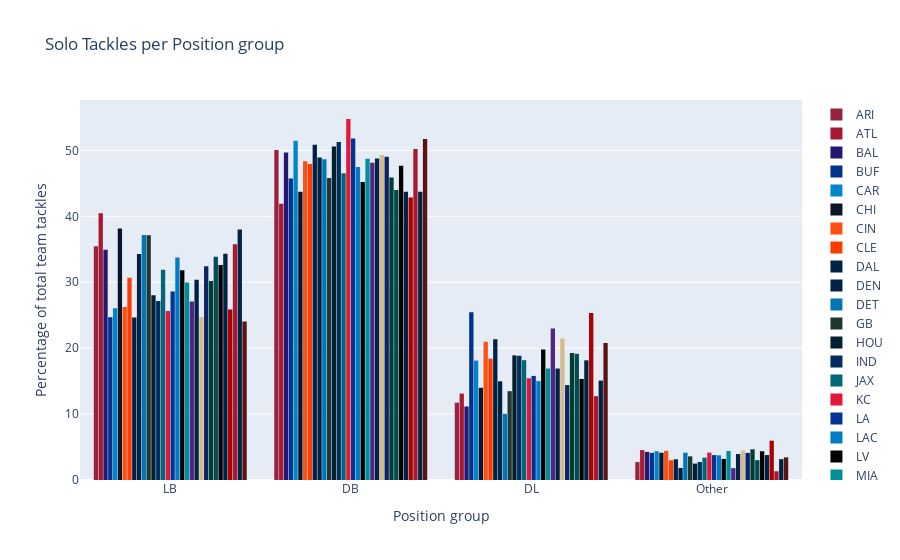

Notebook code cell kept with this figure:
### Code cell
fig = go.Figure()

for i, team in enumerate(df_team_tackles['team'].values):
    df_team = df_solo_tackles[df_solo_tackles['team']==team]
    fig.add_trace(go.Histogram(
        x=df_team['position'],
        histnorm='percent',
        name=team, # name used in legend and hover labels
        marker_color=df_team_tackles.loc[i,'team_color']
    ))
    
fig.update_layout(
    title_text='Solo Tackles per Position group', # title of plot
    xaxis_title_text='Position group', # xaxis label
    yaxis_title_text='Percentage of total team tackles', # yaxis label
    bargap=0.15, # gap between bars of adjacent location coordinates
    bargroupgap=0.1, # gap between bars of the same location coordinates
    height=800
)

fig.show()

### Figure 1 — Plotly figure (JSON) as saved in the notebook; plotly's stock layout.template omitted (floating-point values rounded to 4 significant figures; data arrays with more than 128 entries replaced by an {"elided": "..."} marker saying what was removed)
{"data": [{"histnorm": "percent", "marker": {"color": "#97233F"}, "name": "ARI", "type": "histogram", "x": {"elided": "699 str values"}}, {"histnorm": "percent", "marker": {"color": "#A71930"}, "name": "ATL", "type": "histogram", "x": {"elided": "618 str values"}}, {"histnorm": "percent", "marker": {"color": "#241773"}, "name": "BAL", "type": "histogram", "x": {"elided": "610 str values"}}, {"histnorm": "percent", "marker": {"color": "#00338D"}, "name": "BUF", "type": "histogram", "x": {"elided": "656 str values"}}, {"histnorm": "percent", "marker": {"color": "#0085CA"}, "name": "CAR", "type": "histogram", "x": {"elided": "618 str values"}}, {"histnorm": "percent", "marker": {"color": "#0B162A"}, "name": "CHI", "type": "histogram", "x": {"elided": "629 str values"}}, {"histnorm": "percent", "marker": {"color": "#FB4F14"}, "name": "CIN", "type": "histogram", "x": {"elided": "815 str values"}}, {"histnorm": "percent", "marker": {"color": "#FF3C00"}, "name": "CLE", "type": "histogram", "x": {"elided": "603 str values"}}, {"histnorm": "percent", "marker": {"color": "#002244"}, "name": "DAL", "type": "histogram", "x": {"elided": "637 str values"}}, {"histnorm": "percent", "marker": {"color": "#002244"}, "name": "DEN", "type": "histogram", "x": {"elided": "601 str values"}}, {"histnorm": "percent", "marker": {"color": "#0076B6"}, "name": "DET", "type": "histogram", "x": {"elided": "627 str values"}}, {"histnorm": "percent", "marker": {"color": "#203731"}, "name": "GB", "type": "histogram", "x": {"elided": "668 str values"}}, {"histnorm": "percent", "marker": {"color": "#03202F"}, "name": "HOU", "type": "histogram", "x": {"elided": "603 str values"}}, {"histnorm": "percent", "marker": {"color": "#002C5F"}, "name": "IND", "type": "histogram", "x": {"elided": "626 str values"}}, {"histnorm": "percent", "marker": {"color": "#006778"}, "name": "JAX", "type": "histogram", "x": {"elided": "649 str values"}}, {"histnorm": "percent", "marker": {"color": "#E31837"}, "name": "KC", "type": "histogram", "x": {"elided": "745 str values"}}, {"histnorm": "percent", "marker": {"color": "#003594"}, "name": "LA", "type": "histogram", "x": {"elided": "741 str values"}}, {"histnorm": "percent", "marker": {"color": "#007BC7"}, "name": "LAC", "type": "histogram", "x": {"elided": "640 str values"}}, {"histnorm": "percent", "marker": {"color": "#000000"}, "name": "LV", "type": "histogram", "x": {"elided": "657 str values"}}, {"histnorm": "percent", "marker": {"color": "#008E97"}, "name": "MIA", "type": "histogram", "x": {"elided": "591 str values"}}, {"histnorm": "percent", "marker": {"color": "#4F2683"}, "name": "MIN", "type": "histogram", "x": {"elided": "613 str values"}}, {"histnorm": "percent", "marker": {"color": "#002244"}, "name": "NE", "type": "histogram", "x": {"elided": "609 str values"}}, {"histnorm": "percent", "marker": {"color": "#D3BC8D"}, "name": "NO", "type": "histogram", "x": {"elided": "647 str values"}}, {"histnorm": "percent", "marker": {"color": "#0B2265"}, "name": "NYG", "type": "histogram", "x": {"elided": "632 str values"}}, {"histnorm": "percent", "marker": {"color": "#003F2D"}, "name": "NYJ", "type": "histogram", "x": {"elided": "623 str values"}}, {"histnorm": "percent", "marker": {"color": "#004C54"}, "name": "PHI", "type": "histogram", "x": {"elided": "632 str values"}}, {"histnorm": "percent", "marker": {"color": "#000000"}, "name": "PIT", "type": "histogram", "x": {"elided": "711 str values"}}, {"histnorm": "percent", "marker": {"color": "#002244"}, "name": "SEA", "type": "histogram", "x": {"elided": "661 str values"}}, {"histnorm": "percent", "marker": {"color": "#AA0000"}, "name": "SF", "type": "histogram", "x": {"elided": "754 str values"}}, {"histnorm": "percent", "marker": {"color": "#A71930"}, "name": "TB", "type": "histogram", "x": {"elided": "755 str values"}}, {"histnorm": "percent", "marker": {"color": "#002244"}, "name": "TEN", "type": "histogram", "x": {"elided": "663 str values"}}, {"histnorm": "percent", "marker": {"color": "#5A1414"}, "name": "WAS", "type": "histogram", "x": {"elided": "611 str values"}}], "layout": {"autosize": true, "bargap": 0.15, "bargroupgap": 0.1, "title": {"text": "Solo Tackles per Position group"}, "xaxis": {"autorange": true, "range": [-0.5, 3.5], "title": {"text": "Position group"}, "type": "category"}, "yaxis": {"autorange": true, "range": [0, 57.65], "title": {"text": "Percentage of total team tackles"}}}}
